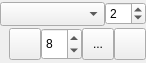
<?xml version="1.0" encoding="UTF-8"?>
<ui version="4.0">
 <class>FrontPropWidget</class>
 <widget class="QWidget" name="FrontPropWidget">
  <property name="geometry">
   <rect>
    <x>0</x>
    <y>0</y>
    <width>146</width>
    <height>63</height>
   </rect>
  </property>
  <property name="windowTitle">
   <string>Параметры</string>
  </property>
  <layout class="QGridLayout" name="gridLayout_2">
   <property name="leftMargin">
    <number>0</number>
   </property>
   <property name="topMargin">
    <number>0</number>
   </property>
   <property name="rightMargin">
    <number>0</number>
   </property>
   <property name="bottomMargin">
    <number>0</number>
   </property>
   <property name="spacing">
    <number>0</number>
   </property>
   <item row="0" column="0" colspan="4">
    <widget class="QComboBox" name="frontCombo">
     <property name="sizePolicy">
      <sizepolicy hsizetype="Minimum" vsizetype="Minimum">
       <horstretch>0</horstretch>
       <verstretch>0</verstretch>
      </sizepolicy>
     </property>
     <property name="maximumSize">
      <size>
       <width>16777215</width>
       <height>16777215</height>
      </size>
     </property>
     <property name="focusPolicy">
      <enum>Qt::NoFocus</enum>
     </property>
     <property name="toolTip">
      <string>Тип фронта</string>
     </property>
     <property name="currentIndex">
      <number>-1</number>
     </property>
     <property name="sizeAdjustPolicy">
      <enum>QComboBox::AdjustToMinimumContentsLengthWithIcon</enum>
     </property>
    </widget>
   </item>
   <item row="0" column="4">
    <widget class="QSpinBox" name="widthSpin">
     <property name="sizePolicy">
      <sizepolicy hsizetype="Maximum" vsizetype="Maximum">
       <horstretch>0</horstretch>
       <verstretch>0</verstretch>
      </sizepolicy>
     </property>
     <property name="toolTip">
      <string>Толщина линии</string>
     </property>
     <property name="minimum">
      <number>1</number>
     </property>
     <property name="maximum">
      <number>20</number>
     </property>
     <property name="value">
      <number>2</number>
     </property>
    </widget>
   </item>
   <item row="1" column="0" colspan="5">
    <layout class="QGridLayout" name="gridLayout">
     <property name="spacing">
      <number>0</number>
     </property>
     <item row="0" column="4">
      <widget class="QSpinBox" name="splineSpin">
       <property name="minimumSize">
        <size>
         <width>0</width>
         <height>32</height>
        </size>
       </property>
       <property name="maximumSize">
        <size>
         <width>64</width>
         <height>32</height>
        </size>
       </property>
       <property name="toolTip">
        <string>Коэффициет сглаживания</string>
       </property>
       <property name="minimum">
        <number>1</number>
       </property>
       <property name="maximum">
        <number>99</number>
       </property>
       <property name="value">
        <number>8</number>
       </property>
      </widget>
     </item>
     <item row="0" column="7">
      <widget class="QPushButton" name="finishBtn">
       <property name="minimumSize">
        <size>
         <width>32</width>
         <height>32</height>
        </size>
       </property>
       <property name="maximumSize">
        <size>
         <width>32</width>
         <height>32</height>
        </size>
       </property>
       <property name="toolTip">
        <string>Нанести</string>
       </property>
       <property name="text">
        <string/>
       </property>
      </widget>
     </item>
     <item row="0" column="6">
      <widget class="QToolButton" name="delBtn">
       <property name="minimumSize">
        <size>
         <width>32</width>
         <height>32</height>
        </size>
       </property>
       <property name="maximumSize">
        <size>
         <width>32</width>
         <height>32</height>
        </size>
       </property>
       <property name="toolTip">
        <string>Удалить редактируемый объект</string>
       </property>
       <property name="text">
        <string>...</string>
       </property>
       <property name="icon">
        <iconset>
         <normaloff>:/meteo/icons/delete-16.png</normaloff>:/meteo/icons/delete-16.png</iconset>
       </property>
      </widget>
     </item>
     <item row="0" column="1">
      <spacer name="horizontalSpacer">
       <property name="orientation">
        <enum>Qt::Horizontal</enum>
       </property>
       <property name="sizeHint" stdset="0">
        <size>
         <width>40</width>
         <height>20</height>
        </size>
       </property>
      </spacer>
     </item>
     <item row="0" column="3">
      <widget class="QPushButton" name="mirrorBtn">
       <property name="minimumSize">
        <size>
         <width>32</width>
         <height>32</height>
        </size>
       </property>
       <property name="maximumSize">
        <size>
         <width>32</width>
         <height>32</height>
        </size>
       </property>
       <property name="toolTip">
        <string>Отобразить зеркально</string>
       </property>
       <property name="text">
        <string/>
       </property>
       <property name="checkable">
        <bool>true</bool>
       </property>
      </widget>
     </item>
    </layout>
   </item>
  </layout>
 </widget>
 <tabstops>
  <tabstop>splineSpin</tabstop>
  <tabstop>delBtn</tabstop>
  <tabstop>finishBtn</tabstop>
 </tabstops>
 <resources/>
 <connections/>
 <designerdata>
  <property name="gridDeltaX">
   <number>10</number>
  </property>
  <property name="gridDeltaY">
   <number>10</number>
  </property>
  <property name="gridSnapX">
   <bool>true</bool>
  </property>
  <property name="gridSnapY">
   <bool>true</bool>
  </property>
  <property name="gridVisible">
   <bool>true</bool>
  </property>
 </designerdata>
</ui>
